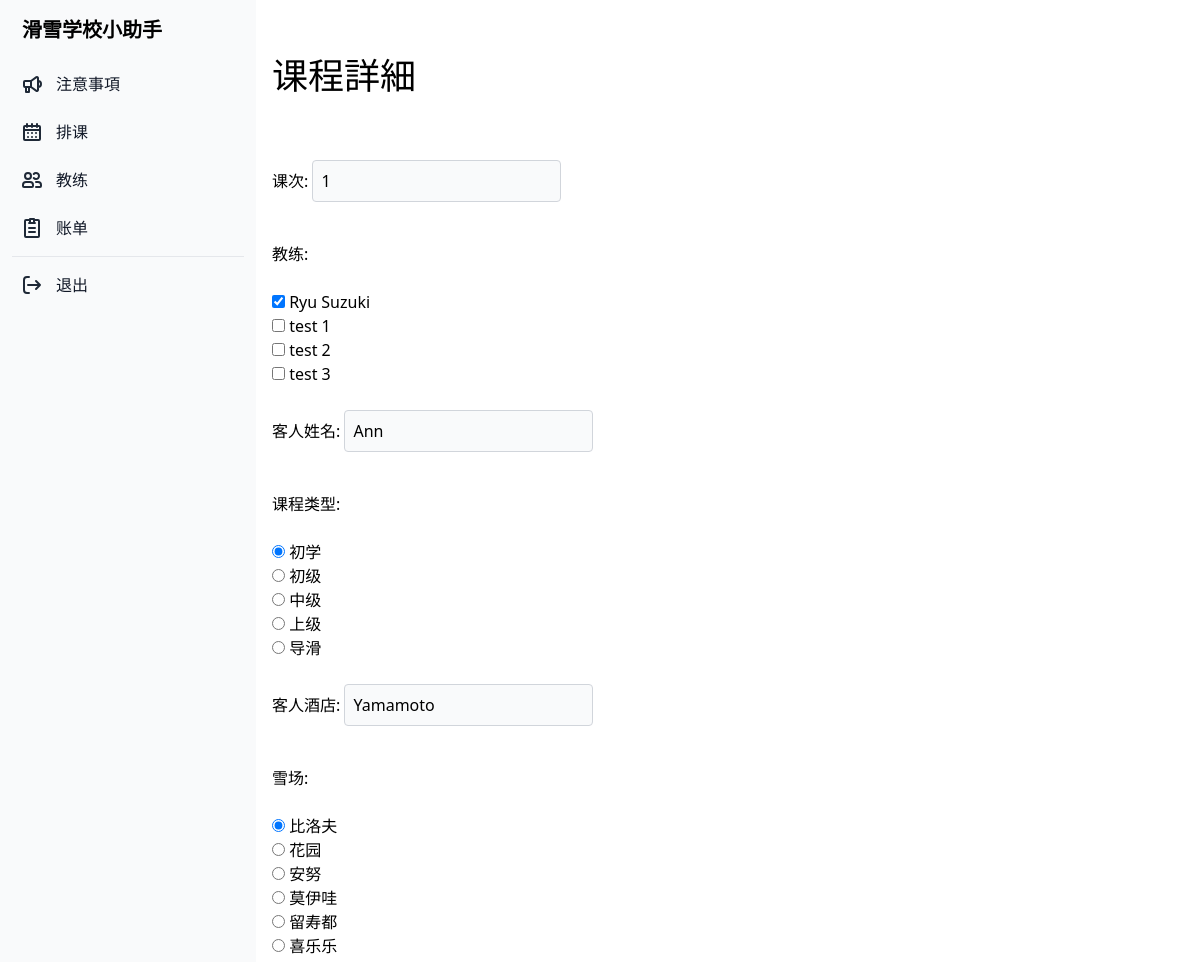
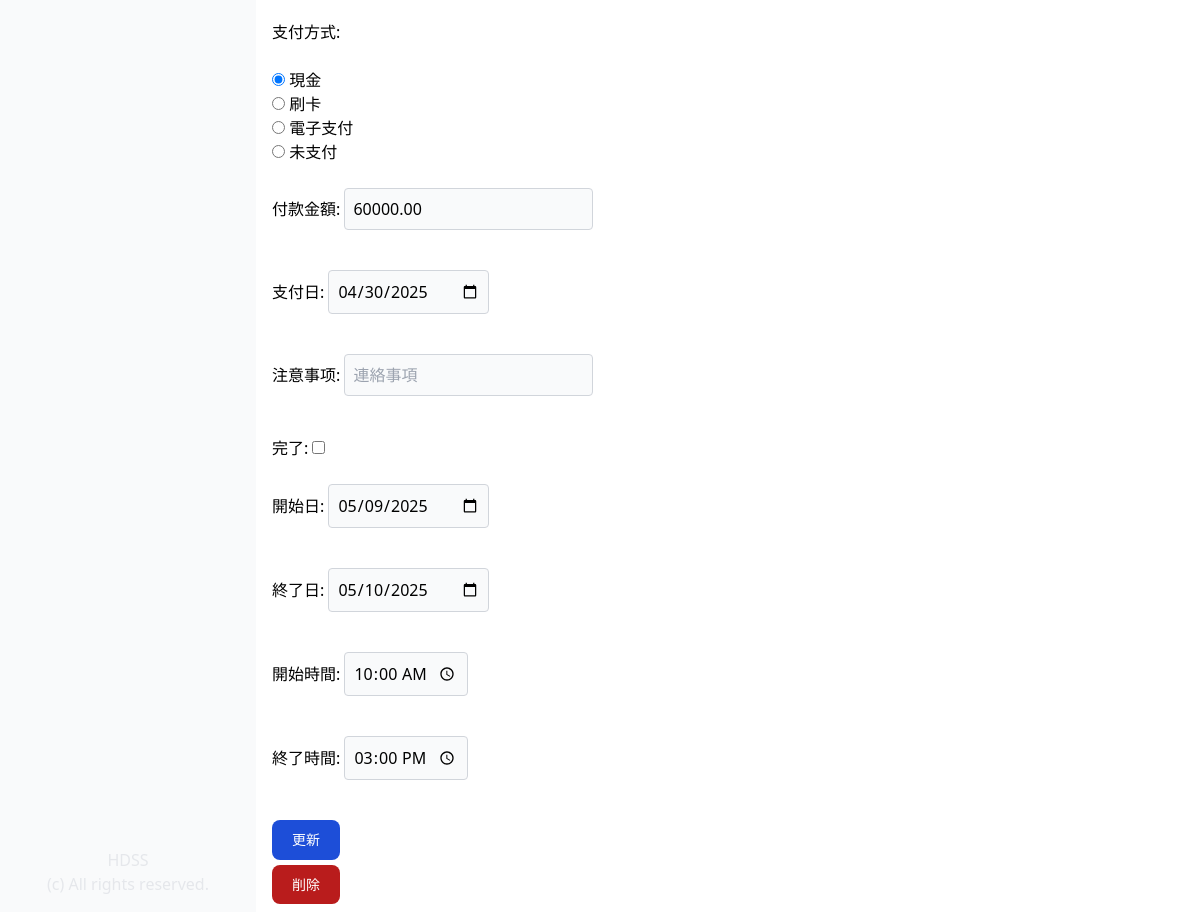
The app's page /lesson_details/1/ (signed in) with its own data (2 pictures, top to bottom).
### manager_app/models.py (models this page shows, shortened)
class Lesson(models.Model):
    PAYMENT_TYPES = (
        ('現金','現金'),
        ('刷卡', '刷卡'),
        ('電子支付', '電子支付'),
        ('未支付', '未支付'),
        )
    PLACE = (
        ('比洛夫', '比洛夫'),
        ('花园', '花园'),
        ('安努', '安努'),
        ('莫伊哇', '莫伊哇'),
        ('留寿都', '留寿都'),
        ('喜乐乐', '喜乐乐'),
        ('其他', '其他'),
    )
    LESSON_TYPE = (
        ('初学', '初学'),
        ('初级', '初级'),
        ('中级', '中级'),
        ('上级', '上级'),
        ('导滑', '导滑'),
    )
    lesson_number = models.IntegerField("课次", blank=False, null=True, default=0)
    instructors = models.ManyToManyField(Profile, related_name="instructors", blank=False)
    client = models.CharField("客人姓名", max_length=255)
    lesson_type = models.CharField("课程类型", max_length=50, choices=LESSON_TYPE, default='初学')
    address = models.CharField("酒店", max_length=255)
    place = models.CharField("雪场", max_length=50, choices=PLACE, default='比洛夫')
    payment_type = models.CharField("付款方式", max_length=50, choices=PAYMENT_TYPES, default='未支付')
    payment_amount = models.DecimalField("付款金額", max_digits=10, decimal_places=2, blank=True, null=True)
    payment_date = models.DateTimeField("付款日", blank=True, null=True)
    note = models.CharField("備考", max_length=255, blank=True, null=True)
    start_date = models.DateTimeField("開始日")
    end_date = models.DateTimeField("終了日")
    start_time = models.TimeField("開始時間", blank=True, null=True)
    end_time = models.TimeField("終了時間", blank=True, null=True)
    finished = models.BooleanField("終了", default=False)
    date_created = models.DateTimeField("作成日", auto_now_add=True)

### manager_app/views.py (the view)
# urls.py: path('lesson_details/<int:lesson_id>/', views.lesson_details, name="lesson_details"),
@login_required(login_url='/login_user/')
def lesson_details(request, lesson_id):
    if request.user.is_authenticated:
        lesson = Lesson.objects.get(id=lesson_id)
        form = LessonForm(request.POST or None, instance=lesson)
        if form.is_valid():
            form.save()
            messages.success(request, "课程更新了。")
            return redirect("lesson_list")
        return render(request, "lesson/lesson_details.html", {"form": form , "lesson": lesson })
    else:
        messages.success(request, "请先登录。")
        return redirect("login_user")

### manager_app/models.py (called while the page is built)
    def __str__(self):
        return f"{self.fullname}"

### manager_app/templates/lesson/lesson_details.html (shortened to what this page needs)
{% extends "base.html" %}
{% block content %}
<div class="p-4 sm:ml-64">
    <div class="px-auto">
        <h1 class="text-4xl py-10">课程詳細</h1>
    </div>
    <form class="space-y-6 pb-3" action="{% url 'lesson_details' lesson.id %}" method="post">
        {{ form.as_p }}
        <button type="submit"
            class="text-white bg-blue-700 hover:bg-blue-800 focus:ring-4 focus:outline-none focus:ring-blue-300 font-medium rounded-lg text-sm w-full sm:w-auto px-5 py-2.5 text-center dark:bg-blue-600 dark:hover:bg-blue-700 dark:focus:ring-blue-800">更新</button>
    </form>
    <a href="{% url 'delete_lesson' lesson.id %}"
        class="btn text-white bg-red-700 hover:bg-red-800 focus:ring-4 focus:outline-none focus:ring-red-300 font-medium rounded-lg text-sm w-full sm:w-auto px-5 py-2.5 text-center dark:bg-red-600 dark:hover:bg-red-700 dark:focus:ring-red-800">削除
    </a>
</div>
{% endblock %}

### records on screen
Lesson: lesson_number "1", client "Ann", lesson_type "☑ 初学 ☐ 初级 ☐ 中级 ☐ 上级 ☐ 导滑", address "Yamamoto", place "☑ 比洛夫 ☐ 花园 ☐ 安努 ☐ 莫伊哇 ☐ 留寿都 ☐ 喜乐乐", payment_type "☑ 現金 ☐ 刷卡 ☐ 電子支付 ☐ 未支付", payment_amount "60000.00", payment_date "04/30/2025", start_date "05/09/2025", end_date "05/10/2025", start_time "10:00:00", end_time "15:00:00"
